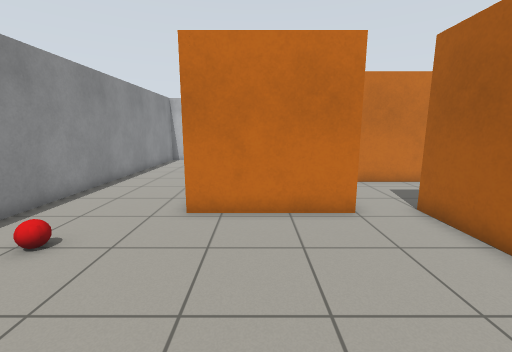
View 1 (above)

19 first-person views from a walk through a world built for the Gazebo simulator. The camera is 1.2 m above the floor, tilts 10° down and sees 90° across. The floor is counted in squares, 0.5 m on a side. Each view is taken from the middle of a square. On the plan, view 1 faces up. The plan holds only what a view shows up to about 17 squares ahead; the rest is blank. The robots in the file are not drawn.

View 2
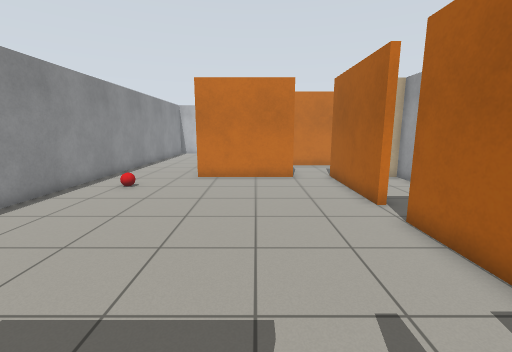

View 3
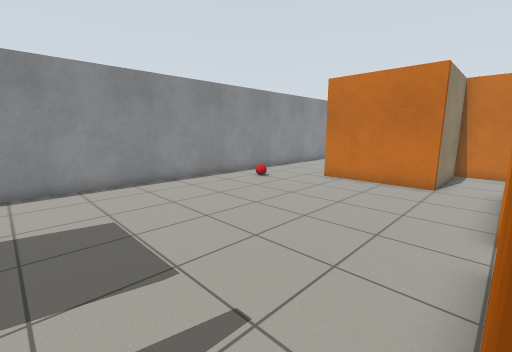

View 4
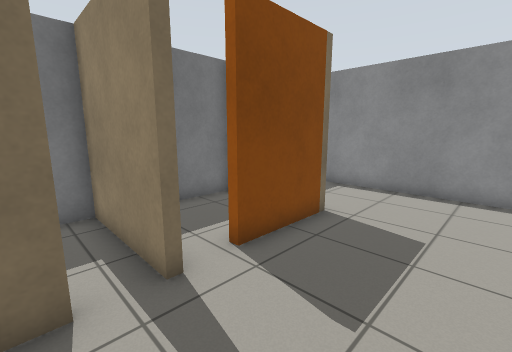

View 5
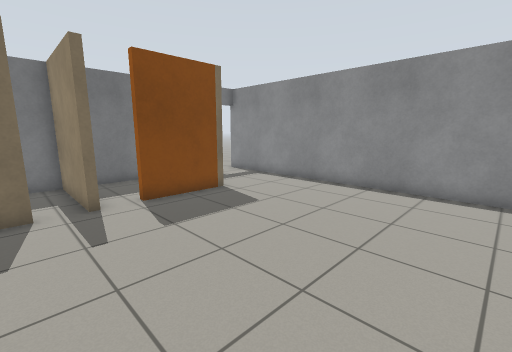

View 6
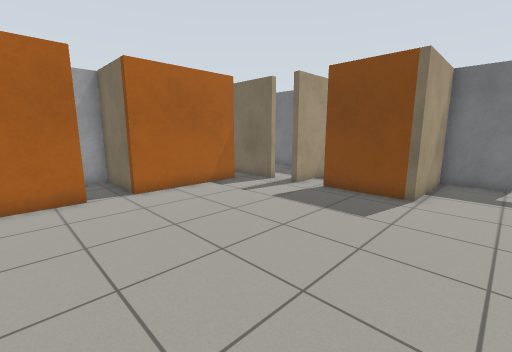

View 7
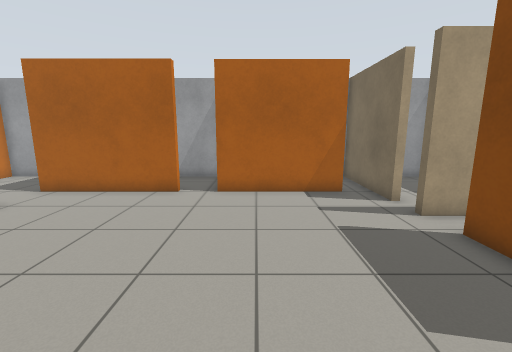

View 8
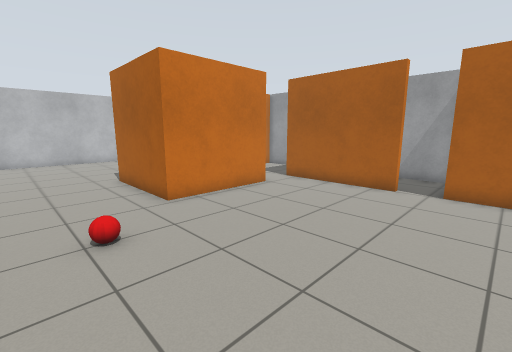

View 9
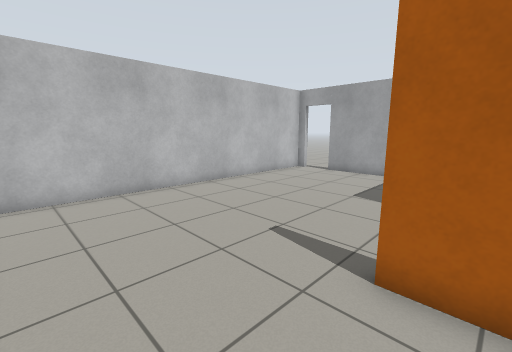

View 10
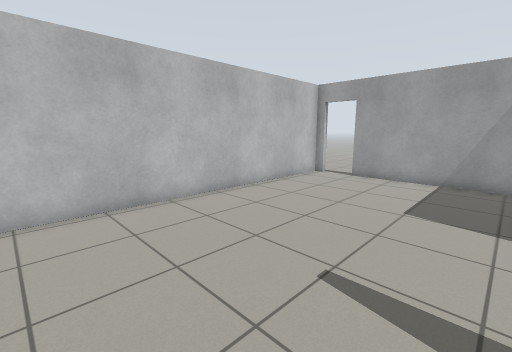

View 11
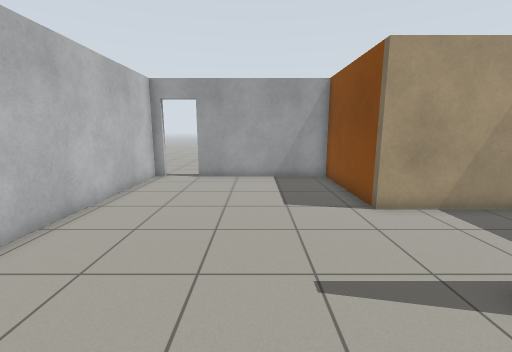

View 12
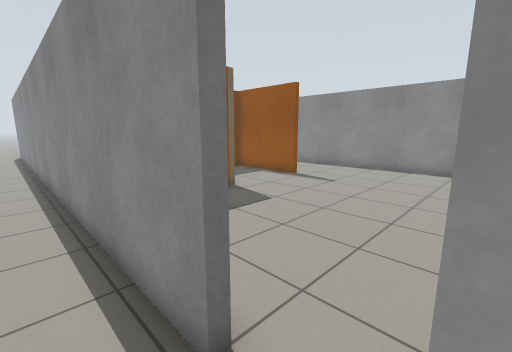

View 13
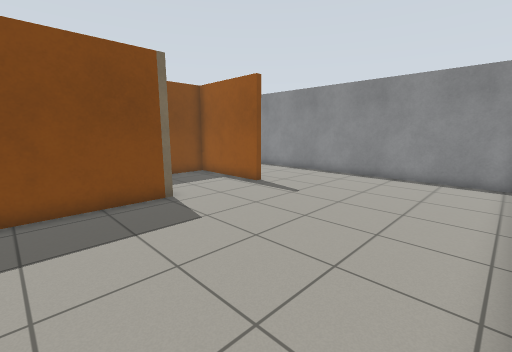

View 14
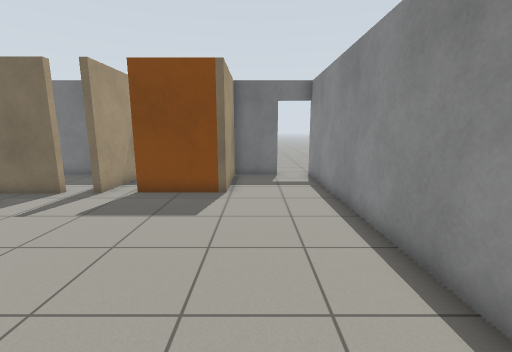

View 15
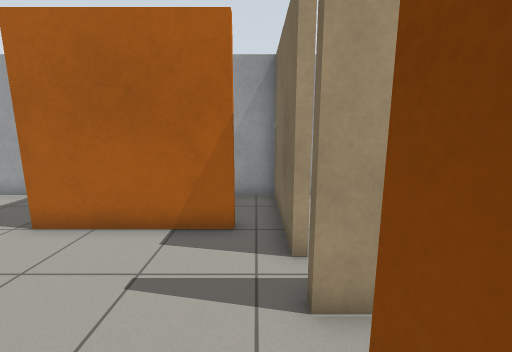

View 16
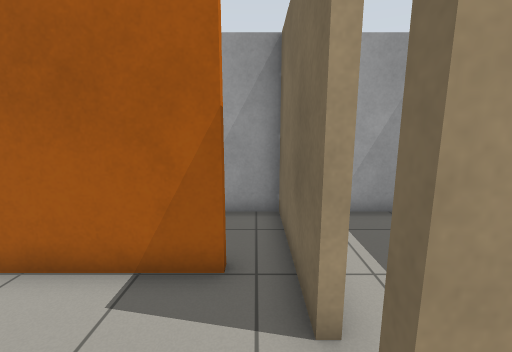

View 17
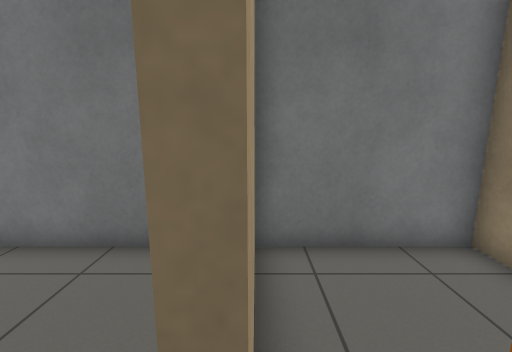

View 18
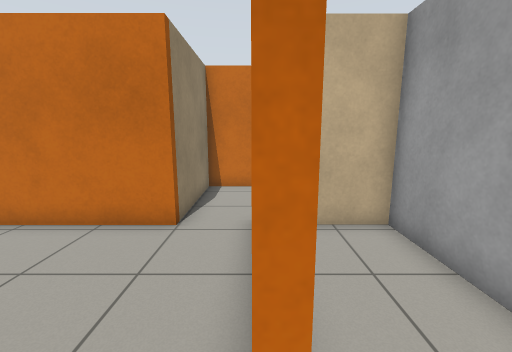

View 19
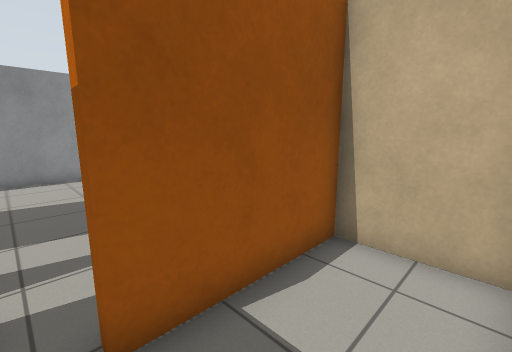

### Floor plan
Points are (right, up) in squares from view 1. A wall is a line through its corners. A room is listed if a view was taken in it or the views show most of it. See-through windows are left out.
Room 1 (views 1, 4, 5, 6, 7, 8, 14, 15, 16, 17)
walls: (5, 2.1) (5, 7.6); (3.6, -5.7) (4.6, -5.7); (5, -4.5) (5, 0.5); (3, 7.3) (-2.1, 7.3); (-7, 6.5) (-7, -10.4); (-5.2, -10) (-2.8, -10) (-2.8, -5.7) (0.7, -5.7)
ways out: opening at (1, -6) to room 2; opening at (5, -5) to room 3; opening at (-4.5, 7.2) to room 4; opening at (5, 1.5) to room 6; opening at (3, -6) to room 7; opening at (4, 8) to room 8
objects: red ball (-5, 5)
Room 2 (view 2)
walls: (2, -8.9) (2, -5.6); (0.7, -5.7) (0.7, -6.2); (-2.5, -9.1) (-2.5, -10) (2.1, -10)
ways out: opening at (1, -6) to room 1
Room 3 (views 3, 19)
walls: (8.2, 0.2) (5.3, 0.2) (5.3, -4.5); (4.6, -5.7) (8.4, -5.7) (8.4, -4)
ways out: opening at (5, -5) to room 1
Room 4 (views 9, 10, 11, 13)
walls: (-1.8, 12.4) (-1.8, 7.6) (0.4, 7.6); (2.6, 8) (2.6, 12.3) (8.4, 12.3) (8.4, 19.1); (-2.1, 7.3) (-2.1, 12.4); (-7, 21.2) (-7, 6.5); (8.4, 20.8) (8.4, 21.4) (-6.3, 21.4)
ways out: opening at (-4.5, 7.2) to room 1; open door at (8.7, 19.7) to room 5
Room 5 (view 12)
walls: (8.7, 19.1) (8.7, -2.2)
ways out: open door at (8.7, 19.7) to room 4
Room 6 (view 18)
walls: (5.4, 2.1) (5, 2.1); (5, 0.5) (8.4, 0.5) (8.4, 7.3) (6.5, 7.3)
ways out: opening at (5, 1.5) to room 1
Room 7 (no view inside)
walls: (3.6, -6.1) (3.6, -5.7); (2.3, -5.6) (2.3, -10) (7.4, -10); (8.4, -9.7) (8.4, -7)
ways out: opening at (3, -6) to room 1
Room 8 (no view inside)
walls: (8.4, 10.5) (8.4, 12) (3, 12) (3, 7.3)
ways out: opening at (4, 8) to room 1

Where each view was taken, in squares from view 1:
view 1: 0 up, 0 right, facing up
view 2: 6 down, 1 right, facing up
view 3: 5 down, 5 right, facing up-left
view 4: 2 down, 4 right, facing down-left
view 5: 3 up, 4 right, facing down-left
view 6: 4 up, 5 left, facing down-right
view 7: 1 down, 5 left, facing right
view 8: 1 down, 6 left, facing up-right
view 9: 11 up, 6 left, facing up-right
view 10: 13 up, 5 left, facing up-right
view 11: 16 up, 5 left, facing right
view 12: 21 up, 10 right, facing down-left
view 13: 21 up, 7 right, facing down-left
view 14: 4 up, 4 left, facing down
view 15: 5 down, 1 left, facing right
view 16: 5 down, 1 right, facing right
view 17: 5 down, 2 right, facing down
view 18: 1 up, 5 right, facing up
view 19: 5 down, 8 right, facing up-left
